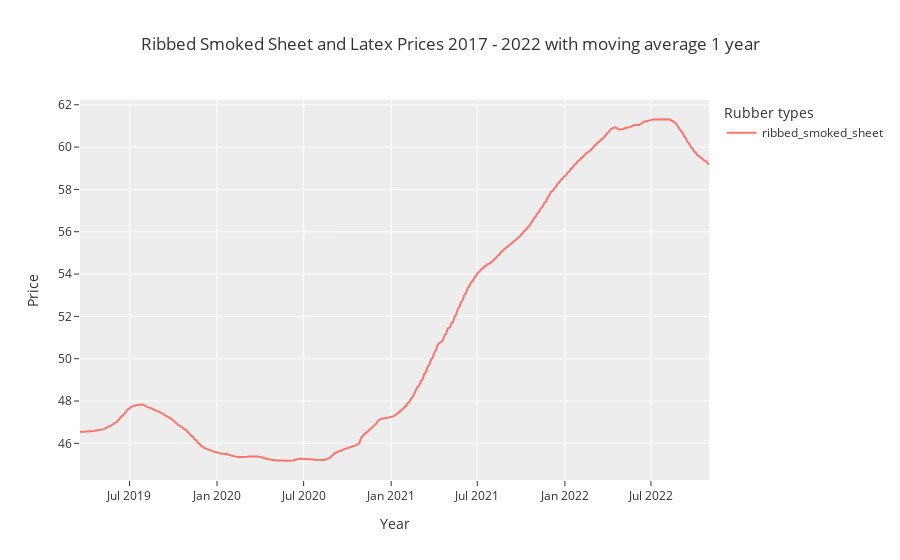

The notebook cell saved with this chart:
### Code cell
# plot ribbed_smoked_sheet and moving average for 1 year line chart
plot_line(['ribbed_smoked_sheet'], 365,
          rubber, title = 'Ribbed Smoked Sheet and Latex Prices 2017 - 2022 with moving average 1 year')

### Figure 1 — Plotly figure (JSON) as saved in the notebook; plotly's stock layout.template omitted (floating-point values rounded to 4 significant figures; data arrays with more than 128 entries replaced by an {"elided": "..."} marker saying what was removed)
{"data": [{"hovertemplate": "Rubber types=ribbed_smoked_sheet<br>Year=%{x}<br>Price=%{y}<extra></extra>", "legendgroup": "ribbed_smoked_sheet", "line": {"color": "#F8766D", "dash": "solid"}, "marker": {"symbol": "circle"}, "mode": "lines", "name": "ribbed_smoked_sheet", "orientation": "v", "showlegend": true, "type": "scatter", "x": {"elided": "877 str values"}, "xaxis": "x", "y": {"elided": "877 float values"}, "yaxis": "y"}], "layout": {"autosize": true, "legend": {"title": {"text": "Rubber types"}, "tracegroupgap": 0}, "title": {"text": "Ribbed Smoked Sheet and Latex Prices 2017 - 2022 with moving average 1 year"}, "xaxis": {"anchor": "y", "autorange": true, "domain": [0, 1], "range": ["2019-03-19", "2022-10-31"], "title": {"text": "Year"}, "type": "date"}, "yaxis": {"anchor": "x", "autorange": true, "domain": [0, 1], "range": [44.27, 62.23], "title": {"text": "Price"}, "type": "linear"}}}
